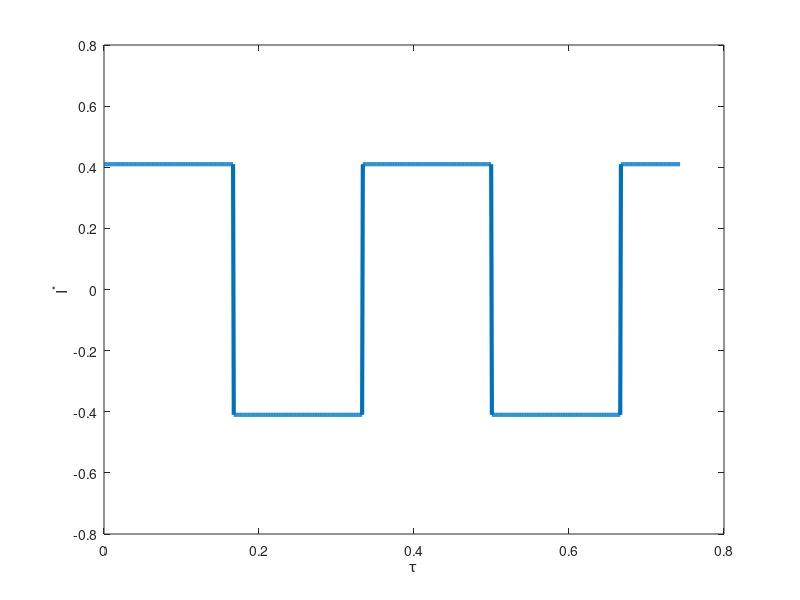

Here is the MATLAB script that generated this plot: (Note: this script raises an error after producing the figure.)
%%%%%%%%%%%%%%%%%%%%%%%%%%%%%%%%%%%%%%%%%%%%%%%
%%% Script to solve the simple example
%%%     for model inadequecy
%%%%%%%%%%%%%%%%%%%%%%%%%%%%%%%%%%%%%%%%%%
clear all
close all


%% Parameters
kappa = 0.0195174;   %--- sec/m
sigma = 52.1;   %--- sec/m
gamma = kappa/sigma;
L = 50e-6;  %--- m
C = 0.03134;  %--- F/m2
a = 4.19956e7/C;   %--- m
V0 = 1.25;   %--- volt
Iunscaled = 200;   %--- Amp/m^2
Ls = 25e-6;  %--- m
kappa_s = 0.0311627;   %--- sec/m
Time = 4; %--- sec

Nt = 800;  %--- number of time steps
Nx = 500;  %--- number of space steps 


%% Domain
t = linspace(0,Time , Nt);  %--- sec
x = linspace(0,L , Nx);

% convert to nondimesional values
tau = (kappa*sigma/(kappa+sigma))*(1/(a*C*L^2)) .* t;
xi = x ./ L;
Nxi = Nx ; Ntau = Nt;

%% Applied Current

t_conv = a*C*L^2*(kappa+sigma)/(kappa*sigma);

Iamp = (Iunscaled*(L/V0)*((kappa+sigma)/(sigma*kappa)));
Ins = Iamp*square(6*pi*tau');
I = Ins';
%I = smooth(Ins,'moving');

figure
plot(tau,I,'LineWidth',3);
xlabel('\tau'); ylabel('I^*');
prop_plots


%%========================================================
%% Solution of LF model

% compute eta avg
eta_bar(1) = tau(1)*I(1);
for i = 2 : size(tau,2)
eta_bar(i) = trapz(tau(1:i),I(1:i));
end
figure
plot(tau,eta_bar,'r','LineWidth',3);
xlabel('\tau'); ylabel('\eta_{avg}');
prop_plots


for i = 1 : size(tau,2) % time
    for j = 1 : size(xi,2) % space
        etaLF(j,i) = (I(i)/2)*xi(j)^2 - ((I(i)*gamma)/(1+gamma))*xi(j) + eta_bar(i) - I(i)/6 + (I(i)*gamma)/(2*I(i)+2*gamma);
    end
end

figure
surf(tau, xi, etaLF,'EdgeColor','none')
xlabel('\tau'); ylabel('\xi'); zlabel('{\eta}_{LF}');
prop_plots

figure
plot(xi,etaLF(:,Nt*0.25),'--','LineWidth',3); hold on
plot(xi,etaLF(:,Nt*0.5),'LineWidth',3); plot(xi,etaLF(:,Nt*0.75),'LineWidth',3);
plot(xi,etaLF(:,Nt*1),'-o','LineWidth',3);
legend('\tau=0.25\tau_{total}', '\tau=0.5\tau_{total}', '\tau=0.75\tau_{total}','\tau=\tau_{total}')
xlabel('\xi'); ylabel('{\eta}_{LF}');
prop_plots

figure
plot(tau,etaLF(Nx*0.25,:),'--','LineWidth',3); hold on
plot(tau,etaLF(Nx*0.5,:),'LineWidth',3); plot(tau,etaLF(Nx*0.75,:),'LineWidth',3);
plot(tau,etaLF(Nx*1,:),'-o','LineWidth',3);
legend('\xi=0.25\xi_{total}', '\xi=0.5\xi_{total}', '\xi=0.75\xi_{total}','\xi=\xi_{total}')
xlabel('\tau'); ylabel('{\eta}_{LF}');
prop_plots


%%========================================================
%% Solution of HF model
% 
% % computing Neumann BCs:
%-- alpha at xi=0
alpha = -I.*(gamma/(1+gamma));
%-- beta at xi=1
beta  =  I.*(1/(1+gamma));

% solving HF pde+bc using finite difference
etaHF = HFm_evolution(tau(1),tau(end),xi(1),xi(end), Ntau,Nxi, zeros(Nxi,Ntau), alpha, beta);

figure
surf(tau, xi, etaHF,'EdgeColor','none')
xlabel('\tau'); ylabel('\xi'); zlabel('{\eta}_{HF}');
prop_plots

figure
plot(xi,etaHF(:,Nt*0.25),'--','LineWidth',3); hold on
plot(xi,etaHF(:,Nt*0.5),'LineWidth',3); plot(xi,etaHF(:,Nt*0.75),'LineWidth',3);
plot(xi,etaHF(:,Nt*1),'-o','LineWidth',3);
legend('\tau=0.25\tau_{total}', '\tau=0.5\tau_{total}', '\tau=0.75\tau_{total}','\tau=\tau_{total}')
xlabel('\xi'); ylabel('{\eta}_{HF}');
prop_plots

figure
plot(tau,etaHF(Nx*0.25,:),'--','LineWidth',3); hold on
plot(tau,etaHF(Nx*0.5,:),'LineWidth',3); plot(tau,etaHF(Nx*0.75,:),'LineWidth',3);
plot(tau,etaHF(Nx*1,:),'-o','LineWidth',3);
legend('\xi=0.25\xi_{total}', '\xi=0.5\xi_{total}', '\xi=0.75\xi_{total}','\xi=\xi_{total}')
xlabel('\tau'); ylabel('{\eta}_{HF}');
prop_plots

%%========================================================
%% Error evolution = HF model - LF model

eps_exact = etaHF - etaLF;

figure
surf(tau, xi, eps_exact,'EdgeColor','none')
xlabel('\tau'); ylabel('\xi'); zlabel('\epsilon_{exact}');
prop_plots 

figure
plot(xi,eps_exact(:,Nt*0.25),'--','LineWidth',3); hold on
plot(xi,eps_exact(:,Nt*0.5),'LineWidth',3);
plot(xi,eps_exact(:,Nt*0.75),'LineWidth',3);
plot(xi,eps_exact(:,Nt*1),'-o','LineWidth',3);
legend('\tau=0.25\tau_{total}', '\tau=0.5\tau_{total}', '\tau=0.75\tau_{total}','\tau=\tau_{total}')
xlabel('\xi'); ylabel('\epsilon_{exact}');
prop_plots

figure
plot(tau,eps_exact(Nx*0.25,:),'--','LineWidth',3); hold on
plot(tau,eps_exact(Nx*0.5,:),'LineWidth',3); plot(tau,eps_exact(Nx*0.75,:),'LineWidth',3);
plot(tau,eps_exact(Nx*1,:),'-o','LineWidth',3);
legend('\xi=0.25\xi_{total}', '\xi=0.5\xi_{total}', '\xi=0.75\xi_{total}','\xi=\xi_{total}')
xlabel('\tau'); ylabel('\epsilon_{exact}');
prop_plots

%%========================================================
%% Computing Vcell
etaHF_xi0 = etaHF(1,:);
etaHF_xi1 = etaHF(end,:);
etaLF_xi0 = etaLF(1,:);
etaLF_xi1 = etaLF(end,:);

V_elecHF = ((1+2*gamma)/(1+gamma))*etaHF_xi1 - (gamma/(1+gamma))*etaHF_xi0 - (gamma/(1+gamma)^2)*I;
V_elecLF = ((1+2*gamma)/(1+gamma))*etaLF_xi1 - (gamma/(1+gamma))*etaLF_xi0 - (gamma/(1+gamma)^2)*I;


B = (Ls/kappa_s)*(kappa*sigma/(L*(kappa+sigma)));

V_cellHF = 1 - 0.5*B*I - V_elecHF;
V_cellLF = 1 - 0.5*B*I - V_elecLF;


figure
plot(tau,V_cellHF,'--b','LineWidth',3); hold on
plot(tau,V_cellLF,'r','LineWidth',3);
legend('HF model', 'LF model')
xlabel('\tau'); ylabel('V^*_{cell}');
prop_plots

%%========================================================
%% Error in Velectrod

error_exact_Velec = V_elecHF - V_elecLF; 

% from eq. (62)
% epsilon0 = eps_exact(1,:);
% epsilon1 = eps_exact(end,:);
% 
% error_exact_Velec = ((1+2*gamma)/(1+gamma)) * epsilon1 - ...
%     (gamma/(1+gamma))*epsilon0;

% from eq. (67)
epsilon0 = -etaLF(1,:); % \eta error at t=0 (due to intially fully discharged assumption) 
epsilon0_0 = epsilon0(1);
epsilon0_1 = epsilon0(end);

error_estimate_Velec = ((2*gamma+1)/(gamma+1))*(epsilon0_1 + ((gamma-2)/(6*(1+gamma)))*(I-I(1))) ...
    -(gamma/(gamma+1))*(epsilon0_0 + ((1-2*gamma)/(6*(1+gamma)))*(I-I(1)));


figure
plot(tau,error_exact_Velec,'b','LineWidth',3); hold on
% plot(tau,error_estimate_Velec,'r','LineWidth',3); 
% legend('exact', 'estimated')
xlabel('\tau'); ylabel('Error V^*_{electrod}');
prop_plots

